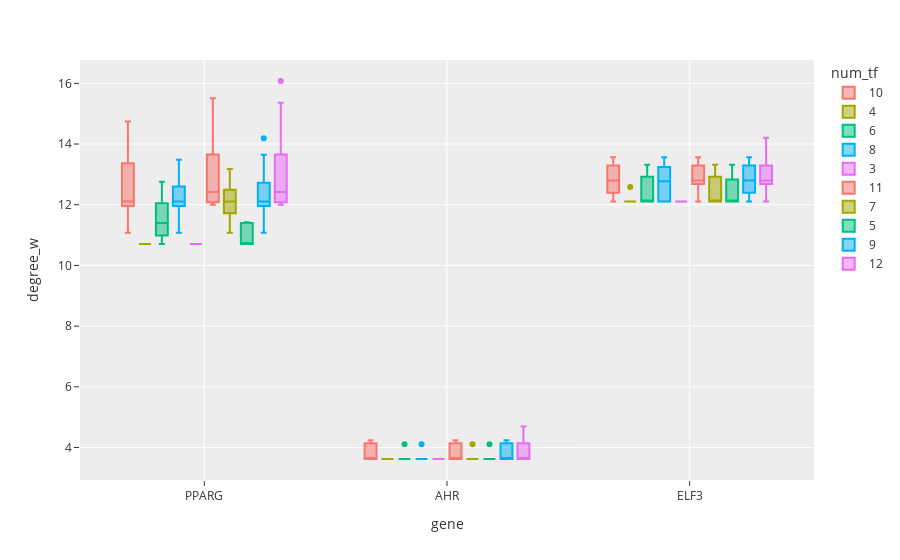

Notebook code for this chart:
### Code cell
px.box(comb_df.reset_index(), x="gene", y="degree_w", color="num_tf")

### Figure 1 — Plotly figure (JSON) as saved in the notebook; plotly's stock layout.template omitted (floating-point values rounded to 4 significant figures)
{"data": [{"alignmentgroup": "True", "hovertemplate": "num_tf=10<br>gene=%{x}<br>degree_w=%{y}<extra></extra>", "legendgroup": "10", "marker": {"color": "#F8766D"}, "name": "10", "notched": false, "offsetgroup": "10", "orientation": "v", "showlegend": true, "type": "box", "x": ["PPARG", "AHR", "ELF3", "PPARG", "AHR", "ELF3", "PPARG", "AHR", "ELF3", "PPARG", "AHR", "ELF3", "PPARG", "AHR", "ELF3", "PPARG", "AHR", "ELF3", "PPARG", "AHR", "ELF3", "PPARG", "AHR", "ELF3", "PPARG", "AHR", "ELF3"], "x0": " ", "xaxis": "x", "y": [12.0, 4.107, 13.56, 14.19, 3.622, 12.77, 12.13, 3.622, 12.49, 11.08, 3.622, 12.8, 14.74, 4.243, 12.11, 12.11, 3.622, 12.11, 11.83, 3.622, 13.22, 13.09, 4.243, 13.28, 12.0, 3.622, 13.31], "y0": " ", "yaxis": "y"}, {"alignmentgroup": "True", "hovertemplate": "num_tf=4<br>gene=%{x}<br>degree_w=%{y}<extra></extra>", "legendgroup": "4", "marker": {"color": "#A3A500"}, "name": "4", "notched": false, "offsetgroup": "4", "orientation": "v", "showlegend": true, "type": "box", "x": ["PPARG", "AHR", "ELF3", "PPARG", "AHR", "ELF3", "PPARG", "AHR", "ELF3", "PPARG", "AHR", "ELF3", "PPARG", "AHR", "ELF3", "PPARG", "AHR", "ELF3", "PPARG", "AHR", "ELF3", "PPARG", "AHR", "ELF3", "PPARG", "AHR", "ELF3"], "x0": " ", "xaxis": "x", "y": [10.7, 3.622, 12.11, 10.7, 3.622, 12.11, 10.7, 3.622, 12.11, 10.7, 3.622, 12.11, 10.7, 3.622, 12.11, 10.7, 3.622, 12.11, 10.7, 3.622, 12.11, 10.7, 3.622, 12.11, 10.7, 3.622, 12.59], "y0": " ", "yaxis": "y"}, {"alignmentgroup": "True", "hovertemplate": "num_tf=6<br>gene=%{x}<br>degree_w=%{y}<extra></extra>", "legendgroup": "6", "marker": {"color": "#00BF7D"}, "name": "6", "notched": false, "offsetgroup": "6", "orientation": "v", "showlegend": true, "type": "box", "x": ["PPARG", "AHR", "ELF3", "PPARG", "AHR", "ELF3", "PPARG", "AHR", "ELF3", "PPARG", "AHR", "ELF3", "PPARG", "AHR", "ELF3", "PPARG", "AHR", "ELF3", "PPARG", "AHR", "ELF3", "PPARG", "AHR", "ELF3", "PPARG", "AHR", "ELF3"], "x0": " ", "xaxis": "x", "y": [11.4, 4.107, 13.16, 12.02, 3.622, 12.11, 12.13, 3.622, 12.11, 11.08, 3.622, 12.11, 12.75, 3.622, 12.11, 11.43, 3.622, 12.11, 10.7, 3.622, 12.84, 10.7, 3.622, 12.82, 11.38, 3.622, 13.31], "y0": " ", "yaxis": "y"}, {"alignmentgroup": "True", "hovertemplate": "num_tf=8<br>gene=%{x}<br>degree_w=%{y}<extra></extra>", "legendgroup": "8", "marker": {"color": "#00B0F6"}, "name": "8", "notched": false, "offsetgroup": "8", "orientation": "v", "showlegend": true, "type": "box", "x": ["PPARG", "AHR", "ELF3", "PPARG", "AHR", "ELF3", "PPARG", "AHR", "ELF3", "PPARG", "AHR", "ELF3", "PPARG", "AHR", "ELF3", "PPARG", "AHR", "ELF3", "PPARG", "AHR", "ELF3", "PPARG", "AHR", "ELF3", "PPARG", "AHR", "ELF3"], "x0": " ", "xaxis": "x", "y": [12.0, 4.107, 13.56, 13.48, 3.622, 12.77, 12.13, 3.622, 12.49, 11.08, 3.622, 12.11, 13.17, 3.622, 12.11, 12.11, 3.622, 12.11, 11.83, 3.622, 13.22, 12.41, 3.622, 12.82, 12.0, 3.622, 13.31], "y0": " ", "yaxis": "y"}, {"alignmentgroup": "True", "hovertemplate": "num_tf=3<br>gene=%{x}<br>degree_w=%{y}<extra></extra>", "legendgroup": "3", "marker": {"color": "#E76BF3"}, "name": "3", "notched": false, "offsetgroup": "3", "orientation": "v", "showlegend": true, "type": "box", "x": ["PPARG", "AHR", "ELF3", "PPARG", "AHR", "ELF3", "PPARG", "AHR", "ELF3", "PPARG", "AHR", "ELF3", "PPARG", "AHR", "ELF3", "PPARG", "AHR", "ELF3", "PPARG", "AHR", "ELF3", "PPARG", "AHR", "ELF3", "PPARG", "AHR", "ELF3"], "x0": " ", "xaxis": "x", "y": [10.7, 3.622, 12.11, 10.7, 3.622, 12.11, 10.7, 3.622, 12.11, 10.7, 3.622, 12.11, 10.7, 3.622, 12.11, 10.7, 3.622, 12.11, 10.7, 3.622, 12.11, 10.7, 3.622, 12.11, 10.7, 3.622, 12.11], "y0": " ", "yaxis": "y"}, {"alignmentgroup": "True", "hovertemplate": "num_tf=11<br>gene=%{x}<br>degree_w=%{y}<extra></extra>", "legendgroup": "11", "marker": {"color": "#F8766D"}, "name": "11", "notched": false, "offsetgroup": "11", "orientation": "v", "showlegend": true, "type": "box", "x": ["PPARG", "AHR", "ELF3", "PPARG", "AHR", "ELF3", "PPARG", "AHR", "ELF3", "PPARG", "AHR", "ELF3", "PPARG", "AHR", "ELF3", "PPARG", "AHR", "ELF3", "PPARG", "AHR", "ELF3", "PPARG", "AHR", "ELF3", "PPARG", "AHR", "ELF3"], "x0": " ", "xaxis": "x", "y": [12.0, 4.107, 13.56, 15.51, 3.622, 12.77, 12.75, 3.622, 12.49, 12.29, 3.622, 12.8, 15.36, 4.243, 12.74, 12.11, 3.622, 12.11, 12.42, 3.622, 13.22, 13.09, 4.243, 13.28, 12.0, 3.622, 13.31], "y0": " ", "yaxis": "y"}, {"alignmentgroup": "True", "hovertemplate": "num_tf=7<br>gene=%{x}<br>degree_w=%{y}<extra></extra>", "legendgroup": "7", "marker": {"color": "#A3A500"}, "name": "7", "notched": false, "offsetgroup": "7", "orientation": "v", "showlegend": true, "type": "box", "x": ["PPARG", "AHR", "ELF3", "PPARG", "AHR", "ELF3", "PPARG", "AHR", "ELF3", "PPARG", "AHR", "ELF3", "PPARG", "AHR", "ELF3", "PPARG", "AHR", "ELF3", "PPARG", "AHR", "ELF3", "PPARG", "AHR", "ELF3", "PPARG", "AHR", "ELF3"], "x0": " ", "xaxis": "x", "y": [12.0, 4.107, 13.16, 12.73, 3.622, 12.11, 12.13, 3.622, 12.11, 11.08, 3.622, 12.11, 13.17, 3.622, 12.11, 12.11, 3.622, 12.11, 11.83, 3.622, 12.84, 12.41, 3.622, 12.82, 11.38, 3.622, 13.31], "y0": " ", "yaxis": "y"}, {"alignmentgroup": "True", "hovertemplate": "num_tf=5<br>gene=%{x}<br>degree_w=%{y}<extra></extra>", "legendgroup": "5", "marker": {"color": "#00BF7D"}, "name": "5", "notched": false, "offsetgroup": "5", "orientation": "v", "showlegend": true, "type": "box", "x": ["PPARG", "AHR", "ELF3", "PPARG", "AHR", "ELF3", "PPARG", "AHR", "ELF3", "PPARG", "AHR", "ELF3", "PPARG", "AHR", "ELF3", "PPARG", "AHR", "ELF3", "PPARG", "AHR", "ELF3", "PPARG", "AHR", "ELF3", "PPARG", "AHR", "ELF3"], "x0": " ", "xaxis": "x", "y": [11.4, 4.107, 12.63, 10.7, 3.622, 12.11, 11.4, 3.622, 12.11, 10.7, 3.622, 12.11, 11.42, 3.622, 12.11, 10.7, 3.622, 12.11, 10.7, 3.622, 12.84, 10.7, 3.622, 12.82, 10.7, 3.622, 13.31], "y0": " ", "yaxis": "y"}, {"alignmentgroup": "True", "hovertemplate": "num_tf=9<br>gene=%{x}<br>degree_w=%{y}<extra></extra>", "legendgroup": "9", "marker": {"color": "#00B0F6"}, "name": "9", "notched": false, "offsetgroup": "9", "orientation": "v", "showlegend": true, "type": "box", "x": ["PPARG", "AHR", "ELF3", "PPARG", "AHR", "ELF3", "PPARG", "AHR", "ELF3", "PPARG", "AHR", "ELF3", "PPARG", "AHR", "ELF3", "PPARG", "AHR", "ELF3", "PPARG", "AHR", "ELF3", "PPARG", "AHR", "ELF3", "PPARG", "AHR", "ELF3"], "x0": " ", "xaxis": "x", "y": [12.0, 4.107, 13.56, 14.19, 3.622, 12.77, 12.13, 3.622, 12.49, 11.08, 3.622, 12.8, 13.65, 4.243, 12.11, 12.11, 3.622, 12.11, 11.83, 3.622, 13.22, 12.41, 4.243, 13.28, 12.0, 3.622, 13.31], "y0": " ", "yaxis": "y"}, {"alignmentgroup": "True", "hovertemplate": "num_tf=12<br>gene=%{x}<br>degree_w=%{y}<extra></extra>", "legendgroup": "12", "marker": {"color": "#E76BF3"}, "name": "12", "notched": false, "offsetgroup": "12", "orientation": "v", "showlegend": true, "type": "box", "x": ["PPARG", "AHR", "ELF3", "PPARG", "AHR", "ELF3", "PPARG", "AHR", "ELF3", "PPARG", "AHR", "ELF3", "PPARG", "AHR", "ELF3", "PPARG", "AHR", "ELF3", "PPARG", "AHR", "ELF3", "PPARG", "AHR", "ELF3", "PPARG", "AHR", "ELF3"], "x0": " ", "xaxis": "x", "y": [12.0, 4.107, 14.2, 16.08, 3.622, 12.77, 12.75, 3.622, 12.49, 12.29, 3.622, 12.8, 15.36, 4.243, 12.74, 12.11, 3.622, 12.11, 12.42, 3.622, 13.22, 13.09, 4.689, 13.28, 12.0, 3.622, 13.31], "y0": " ", "yaxis": "y"}], "layout": {"boxmode": "group", "legend": {"title": {"text": "num_tf"}, "tracegroupgap": 0}, "margin": {"t": 60}, "xaxis": {"anchor": "y", "domain": [0, 1], "title": {"text": "gene"}}, "yaxis": {"anchor": "x", "domain": [0, 1], "title": {"text": "degree_w"}}}}
